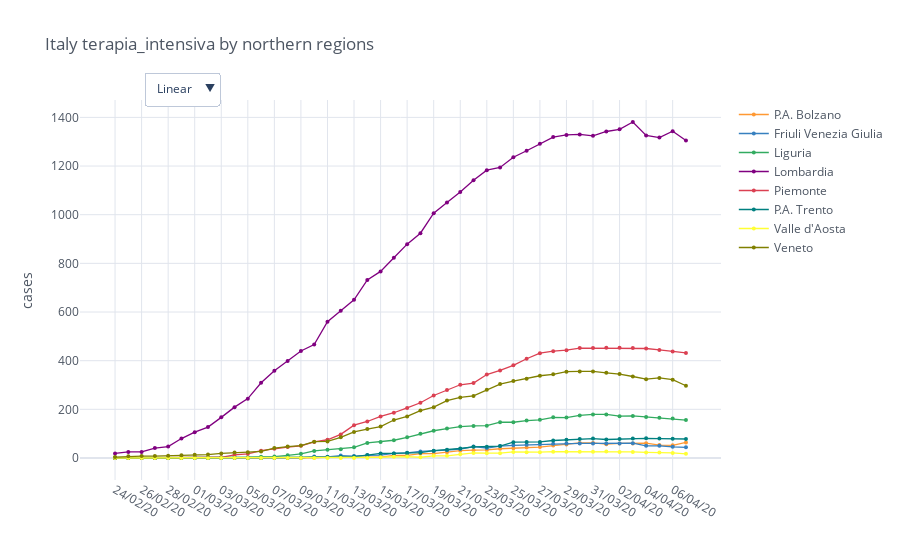

Notebook code for this chart:
### Code cell
category = 'terapia_intensiva'
regions = io.italy_load_regions(io.italy_northern_regions)
total_cases = io.italy_regions_filter_by_category(regions, category)

mpl.iplot_comparative_plot(total_cases, title='Italy ' + category + ' by northern regions')

### Figure 1 — Plotly figure (JSON) as saved in the notebook; plotly's stock layout.template omitted (floating-point values rounded to 4 significant figures)
{"data": [{"line": {"color": "rgba(255, 153, 51, 1.0)", "dash": "solid", "shape": "linear", "width": 1.3}, "marker": {"size": 4, "symbol": "circle"}, "mode": "lines+markers", "name": "P.A. Bolzano", "text": "", "type": "scatter", "x": ["24/02/20", "25/02/20", "26/02/20", "27/02/20", "28/02/20", "29/02/20", "01/03/20", "02/03/20", "03/03/20", "04/03/20", "05/03/20", "06/03/20", "07/03/20", "08/03/20", "09/03/20", "10/03/20", "11/03/20", "12/03/20", "13/03/20", "14/03/20", "15/03/20", "16/03/20", "17/03/20", "18/03/20", "19/03/20", "20/03/20", "21/03/20", "22/03/20", "23/03/20", "24/03/20", "25/03/20", "26/03/20", "27/03/20", "28/03/20", "29/03/20", "30/03/20", "31/03/20", "01/04/20", "02/04/20", "03/04/20", "04/04/20", "05/04/20", "06/04/20", "07/04/20"], "y": [0, 0, 0, 0, 0, 0, 0, 0, 0, 0, 0, 0, 0, 0, 0, 1, 4, 4, 5, 7, 4, 11, 11, 18, 18, 24, 30, 32, 33, 38, 40, 43, 45, 51, 56, 62, 62, 57, 60, 60, 61, 53, 52, 64]}, {"line": {"color": "rgba(55, 128, 191, 1.0)", "dash": "solid", "shape": "linear", "width": 1.3}, "marker": {"size": 4, "symbol": "circle"}, "mode": "lines+markers", "name": "Friuli Venezia Giulia", "text": "", "type": "scatter", "x": ["24/02/20", "25/02/20", "26/02/20", "27/02/20", "28/02/20", "29/02/20", "01/03/20", "02/03/20", "03/03/20", "04/03/20", "05/03/20", "06/03/20", "07/03/20", "08/03/20", "09/03/20", "10/03/20", "11/03/20", "12/03/20", "13/03/20", "14/03/20", "15/03/20", "16/03/20", "17/03/20", "18/03/20", "19/03/20", "20/03/20", "21/03/20", "22/03/20", "23/03/20", "24/03/20", "25/03/20", "26/03/20", "27/03/20", "28/03/20", "29/03/20", "30/03/20", "31/03/20", "01/04/20", "02/04/20", "03/04/20", "04/04/20", "05/04/20", "06/04/20", "07/04/20"], "y": [0, 0, 0, 0, 0, 0, 0, 0, 0, 0, 0, 0, 1, 1, 1, 6, 5, 10, 8, 11, 12, 19, 21, 27, 29, 32, 37, 47, 41, 49, 52, 54, 57, 59, 60, 60, 60, 60, 60, 61, 50, 50, 46, 44]}, {"line": {"color": "rgba(50, 171, 96, 1.0)", "dash": "solid", "shape": "linear", "width": 1.3}, "marker": {"size": 4, "symbol": "circle"}, "mode": "lines+markers", "name": "Liguria", "text": "", "type": "scatter", "x": ["24/02/20", "25/02/20", "26/02/20", "27/02/20", "28/02/20", "29/02/20", "01/03/20", "02/03/20", "03/03/20", "04/03/20", "05/03/20", "06/03/20", "07/03/20", "08/03/20", "09/03/20", "10/03/20", "11/03/20", "12/03/20", "13/03/20", "14/03/20", "15/03/20", "16/03/20", "17/03/20", "18/03/20", "19/03/20", "20/03/20", "21/03/20", "22/03/20", "23/03/20", "24/03/20", "25/03/20", "26/03/20", "27/03/20", "28/03/20", "29/03/20", "30/03/20", "31/03/20", "01/04/20", "02/04/20", "03/04/20", "04/04/20", "05/04/20", "06/04/20", "07/04/20"], "y": [0, 0, 0, 0, 0, 1, 1, 1, 2, 3, 3, 5, 6, 11, 17, 29, 34, 36, 44, 62, 66, 73, 85, 100, 112, 121, 129, 132, 133, 147, 147, 154, 157, 167, 166, 175, 179, 179, 172, 173, 169, 165, 162, 156]}, {"line": {"color": "rgba(128, 0, 128, 1.0)", "dash": "solid", "shape": "linear", "width": 1.3}, "marker": {"size": 4, "symbol": "circle"}, "mode": "lines+markers", "name": "Lombardia", "text": "", "type": "scatter", "x": ["24/02/20", "25/02/20", "26/02/20", "27/02/20", "28/02/20", "29/02/20", "01/03/20", "02/03/20", "03/03/20", "04/03/20", "05/03/20", "06/03/20", "07/03/20", "08/03/20", "09/03/20", "10/03/20", "11/03/20", "12/03/20", "13/03/20", "14/03/20", "15/03/20", "16/03/20", "17/03/20", "18/03/20", "19/03/20", "20/03/20", "21/03/20", "22/03/20", "23/03/20", "24/03/20", "25/03/20", "26/03/20", "27/03/20", "28/03/20", "29/03/20", "30/03/20", "31/03/20", "01/04/20", "02/04/20", "03/04/20", "04/04/20", "05/04/20", "06/04/20", "07/04/20"], "y": [19, 25, 25, 41, 47, 80, 106, 127, 167, 209, 244, 309, 359, 399, 440, 466, 560, 605, 650, 732, 767, 823, 879, 924, 1006, 1050, 1093, 1142, 1183, 1194, 1236, 1263, 1292, 1319, 1328, 1330, 1324, 1342, 1351, 1381, 1326, 1317, 1343, 1305]}, {"line": {"color": "rgba(219, 64, 82, 1.0)", "dash": "solid", "shape": "linear", "width": 1.3}, "marker": {"size": 4, "symbol": "circle"}, "mode": "lines+markers", "name": "Piemonte", "text": "", "type": "scatter", "x": ["24/02/20", "25/02/20", "26/02/20", "27/02/20", "28/02/20", "29/02/20", "01/03/20", "02/03/20", "03/03/20", "04/03/20", "05/03/20", "06/03/20", "07/03/20", "08/03/20", "09/03/20", "10/03/20", "11/03/20", "12/03/20", "13/03/20", "14/03/20", "15/03/20", "16/03/20", "17/03/20", "18/03/20", "19/03/20", "20/03/20", "21/03/20", "22/03/20", "23/03/20", "24/03/20", "25/03/20", "26/03/20", "27/03/20", "28/03/20", "29/03/20", "30/03/20", "31/03/20", "01/04/20", "02/04/20", "03/04/20", "04/04/20", "05/04/20", "06/04/20", "07/04/20"], "y": [0, 0, 0, 0, 0, 0, 2, 2, 3, 13, 17, 30, 38, 45, 50, 66, 75, 97, 135, 150, 171, 186, 206, 227, 257, 280, 301, 308, 343, 360, 381, 408, 431, 439, 443, 452, 452, 453, 453, 452, 450, 444, 438, 432]}, {"line": {"color": "rgba(0, 128, 128, 1.0)", "dash": "solid", "shape": "linear", "width": 1.3}, "marker": {"size": 4, "symbol": "circle"}, "mode": "lines+markers", "name": "P.A. Trento", "text": "", "type": "scatter", "x": ["24/02/20", "25/02/20", "26/02/20", "27/02/20", "28/02/20", "29/02/20", "01/03/20", "02/03/20", "03/03/20", "04/03/20", "05/03/20", "06/03/20", "07/03/20", "08/03/20", "09/03/20", "10/03/20", "11/03/20", "12/03/20", "13/03/20", "14/03/20", "15/03/20", "16/03/20", "17/03/20", "18/03/20", "19/03/20", "20/03/20", "21/03/20", "22/03/20", "23/03/20", "24/03/20", "25/03/20", "26/03/20", "27/03/20", "28/03/20", "29/03/20", "30/03/20", "31/03/20", "01/04/20", "02/04/20", "03/04/20", "04/04/20", "05/04/20", "06/04/20", "07/04/20"], "y": [0, 0, 0, 0, 0, 0, 0, 0, 0, 0, 0, 0, 1, 2, 2, 3, 4, 5, 6, 12, 19, 19, 22, 22, 30, 34, 39, 46, 46, 49, 65, 66, 66, 72, 75, 78, 80, 76, 78, 80, 81, 80, 79, 78]}, {"line": {"color": "rgba(255, 255, 51, 1.0)", "dash": "solid", "shape": "linear", "width": 1.3}, "marker": {"size": 4, "symbol": "circle"}, "mode": "lines+markers", "name": "Valle d'Aosta", "text": "", "type": "scatter", "x": ["24/02/20", "25/02/20", "26/02/20", "27/02/20", "28/02/20", "29/02/20", "01/03/20", "02/03/20", "03/03/20", "04/03/20", "05/03/20", "06/03/20", "07/03/20", "08/03/20", "09/03/20", "10/03/20", "11/03/20", "12/03/20", "13/03/20", "14/03/20", "15/03/20", "16/03/20", "17/03/20", "18/03/20", "19/03/20", "20/03/20", "21/03/20", "22/03/20", "23/03/20", "24/03/20", "25/03/20", "26/03/20", "27/03/20", "28/03/20", "29/03/20", "30/03/20", "31/03/20", "01/04/20", "02/04/20", "03/04/20", "04/04/20", "05/04/20", "06/04/20", "07/04/20"], "y": [0, 0, 0, 0, 0, 0, 0, 0, 0, 0, 0, 0, 0, 0, 0, 0, 0, 0, 0, 0, 3, 5, 6, 3, 9, 9, 15, 21, 20, 20, 25, 24, 24, 26, 26, 26, 26, 27, 25, 25, 23, 23, 21, 17]}, {"line": {"color": "rgba(128, 128, 0, 1.0)", "dash": "solid", "shape": "linear", "width": 1.3}, "marker": {"size": 4, "symbol": "circle"}, "mode": "lines+markers", "name": "Veneto", "text": "", "type": "scatter", "x": ["24/02/20", "25/02/20", "26/02/20", "27/02/20", "28/02/20", "29/02/20", "01/03/20", "02/03/20", "03/03/20", "04/03/20", "05/03/20", "06/03/20", "07/03/20", "08/03/20", "09/03/20", "10/03/20", "11/03/20", "12/03/20", "13/03/20", "14/03/20", "15/03/20", "16/03/20", "17/03/20", "18/03/20", "19/03/20", "20/03/20", "21/03/20", "22/03/20", "23/03/20", "24/03/20", "25/03/20", "26/03/20", "27/03/20", "28/03/20", "29/03/20", "30/03/20", "31/03/20", "01/04/20", "02/04/20", "03/04/20", "04/04/20", "05/04/20", "06/04/20", "07/04/20"], "y": [4, 7, 8, 8, 9, 11, 13, 14, 19, 23, 24, 27, 41, 47, 51, 67, 68, 85, 107, 119, 129, 156, 171, 195, 209, 236, 249, 255, 281, 304, 316, 326, 338, 344, 355, 356, 356, 350, 345, 335, 324, 329, 322, 297]}], "layout": {"legend": {"bgcolor": "#FFFFFF", "font": {"color": "#4D5663"}}, "paper_bgcolor": "#FFFFFF", "plot_bgcolor": "#FFFFFF", "title": {"font": {"color": "#4D5663"}, "text": "Italy terapia_intensiva by northern regions"}, "updatemenus": [{"buttons": [{"args": [{"yaxis.type": "linear"}], "label": "Linear", "method": "relayout"}, {"args": [{"yaxis.type": "log"}], "label": "Log", "method": "relayout"}], "direction": "down", "pad": {"r": 10, "t": 10}, "showactive": true, "x": 0.1, "xanchor": "left", "y": 1.1, "yanchor": "top"}], "xaxis": {"gridcolor": "#E1E5ED", "showgrid": true, "tickfont": {"color": "#4D5663"}, "title": {"font": {"color": "#4D5663"}, "text": ""}, "zerolinecolor": "#E1E5ED"}, "yaxis": {"gridcolor": "#E1E5ED", "showgrid": true, "tickfont": {"color": "#4D5663"}, "title": {"font": {"color": "#4D5663"}, "text": "cases"}, "zerolinecolor": "#E1E5ED"}}}
